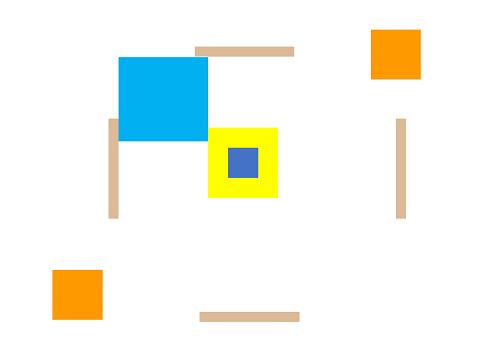
#> input picture map_interpreter/map/map0/Background.bmp, 480 x 360 px
$ python map_interpreter.py
#> lines starting #> are read from the running program, lines starting #| are printed output that depends on the picture
import xml.etree.ElementTree as ET
from os import path

import array
import math
import numpy as np
from PIL import Image, ImageDraw
from cv2 import resize, imread, INTER_NEAREST, INTER_AREA, INTER_LINEAR_EXACT
from sys import setrecursionlimit, exit

setrecursionlimit(10000)

use_map_directory = True

TestField = "./map/test/Background.bmp"

# Standard CoSpace Directory
FieldA = "C:/CoSpaceRobot Studio/RCJ-2021/RSC/Field/FieldA/Background.bmp"
FieldB = "C:/CoSpaceRobot Studio/RCJ-2021/RSC/Field/FieldB/Background.bmp"
FieldFD = "C:/CoSpaceRobot Studio/RCJ-2021/RSC/Field"

# Maptiles
empty = 'E'
wall = 'W'
trap = 'T'
swamp = 'S'
temp_wall = 'w'
unknown = 'U'

if use_map_directory:
    # map directory
    FieldA = "./map/map0/Background.bmp"
    FieldB = "./map/map1/Background.bmp"
    FieldFD = "./map/Field.FD"


# [25 lines left out: functions collectible_type_switch, find_color_points, not called in this run]


#####################
#       points      #
#####################


def color_switch(color):
    # format: b, g, r
    switcher = {
        tuple([0, 0, 0]): 1,  # wall
        tuple([151, 186, 221]): 1,
        tuple([131, 177, 244]): 1,
        tuple([0, 255, 255]): 0,  # trap (only use the blue in the middle)
        tuple([151, 85, 47]): 2,
        tuple([196, 114, 68]): 2,
        tuple([166, 166, 166]): 3,  # swamp
        tuple([0, 153, 255]): 4,  # deposit
        tuple([0, 102, 255]): 4,
        tuple([240, 176, 0]): 5  # water
    }
    return switcher.get(color, 0)


def rev_color_switch(color):
    # format: b, g, r
    switcher = {
        1: tuple([131, 177, 244]),
        2: tuple([151, 85, 47]),
        3: tuple([166, 166, 166]),  # swamp
        4: tuple([0, 153, 255]),  # deposit
        5: tuple([240, 176, 0])  # water
    }
    return switcher.get(color, tuple([0, 0, 0]))


# [20 lines left out: functions char_switch, collectible_color_switch, not called in this run]


def round_dec(x, n):
    return math.floor(x * pow(10, n)) / pow(10, n)


class Collectible:
    # [19 lines left out: function __init__, not called in this run]

    def __str__(self):
        """Returns Collectible as coord including it's color. For Debugging"""
        return "Collectible at [%s | %s] with color %s" % (self.virtual_x, self.virtual_y, self.color)

    # [4 lines left out: function __repr__, not called in this run]


###########################
#       FieldObject       #
###########################

def avg(pixels: [int]):
    """This function calculates the average point of all adjacent Pixels to the Pixel at i, j"""

    # Calculate the average
    if len(pixels) > 0:
        x = 0
        y = 0
        for n in pixels:
            x += n[0]
            y += n[1]

        # also return the pixels if they need to be deactivated
        return [int(x / len(pixels)), int(y / len(pixels))]

    return None


class FieldObject:
    def __init__(self, _dir: str, name: str, grid_size: [int, int]):
        """A class to collect one single map as Pixels by converting _dir/Background.bmp"""

        self.map = []

        self.name = name

        # The dimensions of the map
        self.width, self.height = 0, 0
        self.scale_x, self.scale_y = 0, 0

        _dir = _dir if path.isfile(_dir) else _dir + "/Background.bmp"
        if path.isfile(_dir):

            img = imread(path.abspath(_dir))

            self.scale_x = grid_size[0] / len(img[0])
            self.scale_y = grid_size[1] / len(img)

            # resize the image for less detail but less ram usage and duration
            img = resize(img, None, fx=self.scale_x, fy=self.scale_y, interpolation=INTER_NEAREST)

            self.map = [[color_switch(tuple([img[j][i][0], img[j][i][1], img[j][i][2]])) for i in range(len(img[j]))]
                        for j in range(len(img))]

            self.width = len(self.map[0])
            self.height = len(self.map)

            self.expand_all(1, 5)  # standard 16
            self.expand_all(2, 6)
            self.expand_all(3, 6)


        else:
            print("Can't find image file for \"" + self.name + "\"")

    def flood_fill(self, i, j, old_val, new_val, store=False):
        """This method is used to fill a region of Pixels with same value.
            It can also be used to just store them in an array by setting an arr"""

        #  Normal recursive 8-way floodfill
        if not store:
            #  Check if pixel.val equals the starting val
            if self.map[j][i] == old_val:

                #  Replace the value
                self.map[j][i] = new_val

                #  invoke on all neighboring pixels with same parameters but different coords
                for n in range(j - 1 if j - 1 >= 0 else 0, j + 2 if j + 1 < self.height else self.height):
                    for m in range(i - 1 if i - 1 >= 0 else 0, i + 2 if i + 1 < self.width else self.width):
                        #  store=False is standard and therefore doesn't have to be set
                        self.flood_fill(m, n, old_val, new_val)

        #  non recursive 8-way flood-fill
        else:

            #  q (short for queue) used for a non recursiv flood fill
            q = [[i, j]]

            #  To avoid setting values go back
            stored = []

            while len(q) > 0:

                #  for each neighbor (8x8)
                for n in range(q[0][1] - 1 if q[0][1] - 1 >= 0 else 0,
                               q[0][1] + 2 if q[0][1] + 1 < self.height else self.height):
                    for m in range(q[0][0] - 1 if q[0][0] - 1 >= 0 else 0,
                                   q[0][0] + 2 if q[0][0] + 1 < self.width else self.width):

                        #  p is the pixel that might be added
                        p = [m, n]
                        #  print("Checking if %s is valid" % n)

                        #  check if n is or was in q to prevent double checks
                        if p in q or p in stored:
                            # print("\t invalid (already look at it)")
                            continue

                        #  check if the values match
                        if self.map[n][m] != old_val:
                            # print("\t invalid (value doesn't match)")
                            continue

                        #  The pixels value is updated
                        self.map[n][m] = new_val

                        #  this pixel can be added to the queue
                        q.append(p)

                #  append to store array and remove from queue

                stored.append(q[0])
                q.pop(0)

            return stored
        return None

    # [6 lines left out: function get_adjacent, not called in this run]

    def expand_all(self, val, r):
        """This function expands every pixel of a certain type by r"""

        pixels_to_expand = []

        for j in range(self.height):
            for i in range(self.width):
                if self.map[j][i] == val:
                    pixels_to_expand.extend(self.flood_fill(i, j, val, -val, store=True))

        for p in pixels_to_expand:
            # set val in radius r
            for n in range(p[1] - r if p[1] - r >= 0 else 0, p[1] + r + 1 if p[1] + r < self.height else self.height):
                for m in range(p[0] - r if p[0] - r >= 0 else 0, p[0] + r + 1 if p[0] + r < self.width else self.width):
                    if math.sqrt((n - p[1]) * (n - p[1]) + (m - p[0]) * (m - p[0])) <= r:

                        # disable expanding over walls
                        if self.map[n][m] != 1:
                            self.map[n][m] = val

    # [5 lines left out: function __str__, not called in this run]


class MapData:
    def __init__(self, img_files: dict, fd_file: str):
        """A Object to collect all other map objects and also convert them to string or to a picture"""
#> called with fd_file = './map/Field.FD'
        print("Creating MapData-Object...")

        self.collectibles = {}
        self.field_objects = {}
        self.deposits = {}

        """ In this loop the img_arrays are created and converted """
        for key in img_files.keys():
            file = img_files[key][0]
            print("Creating ImageArray-Object for %s" % file)

            self.field_objects[key] = FieldObject(file, key, img_files[key][1])

            self.deposits[key] = []

            for j in range(len(self.field_objects[key].map)):
                for i in range(len(self.field_objects[key].map[j])):
                    if self.field_objects[key].map[j][i] == 4:
                        self.deposits[key].append(avg(self.field_objects[key].flood_fill(i, j, 4, -4, store=True)))

            if path.isfile(fd_file):
                tree = ET.parse(fd_file)
                root = tree.getroot()
                world = root.find(key)
                if world:
                    self.collectibles[key] = find_color_points(world, self.field_objects[key])
                else:
                    self.collectibles[key] = []

                to_remove = []
                for c in self.collectibles[key]:
                    # print(self.field_objects[key].map[round(collectible.virtual_y)][round(collectible.virtual_x)])
                    if self.field_objects[key].map[round(c.virtual_y)][round(c.virtual_x)] == 1 or \
                            self.field_objects[key].map[round(c.virtual_y)][
                                round(c.virtual_x)] == 2:
                        # print("Remove" + str(collectible))
                        to_remove.append(c)

                    elif self.field_objects[key].map[round(c.virtual_y)][round(c.virtual_x)] == 5:
                        # print("Make double" + str(collectible))
                        c.is_worth_double = True

                for c in to_remove:
                    self.collectibles[key].remove(c)

            else:
                print("File: " + fd_file + " not found")
#> this loop made 2 passes
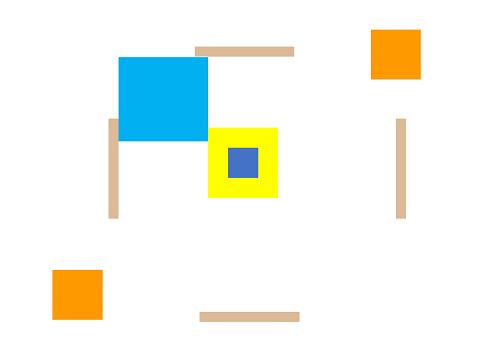
#> input picture map_interpreter/map/map0/Background.bmp, 480 x 360 px
#> pass 1, in __init__, `img = resize(img, None, fx=self.scale_x, fy=self.scale_y, interpolatio..`:
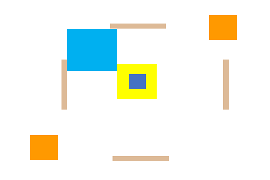
#> img: shape (180, 270, 3); mean B, G, R 238.2, 246.2, 242.2
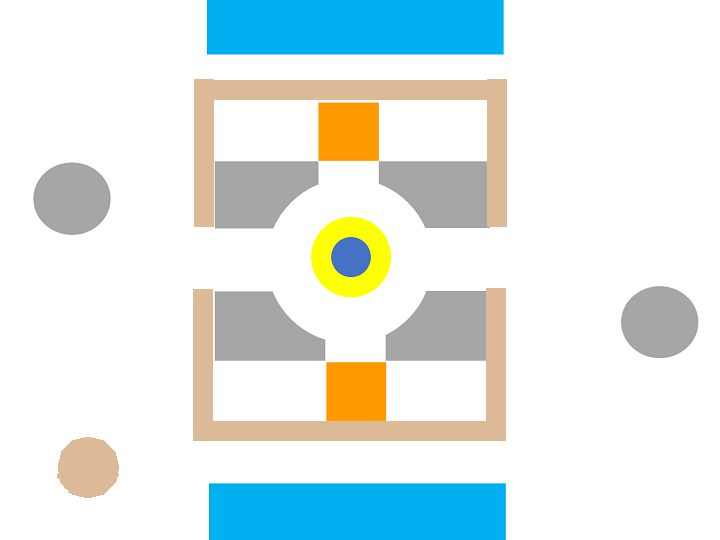
#> input picture map_interpreter/map/map1/Background.bmp, 720 x 540 px


    def show(self, scale):
        for key, img in self.getImages(scale):
            img.show(f"{key}")

    def save(self, scale):
#> called with scale = 10
        for key, img in self.getImages(scale).items():
            img.save(f"debugging/{key}.png", "png")

    def getImages(self, scale):
        x_off = scale
        y_off = scale

        imgs = {}

        for key in self.field_objects.keys():
            field_object = self.field_objects[key]
            imgs[key] = Image.new('RGB', ((field_object.width + 2) * scale, (field_object.height + 2) * scale))
            draw = ImageDraw.Draw(imgs[key])

            for j in range(field_object.height):
                for i in range(field_object.width):
                    draw.rectangle((i * scale, j * scale, i * scale + x_off, j * scale + y_off),
                                   rev_color_switch(field_object.map[j][i]), (0, 0, 0))

#> (the run stopped early here; a loop or call above may not have finished)
